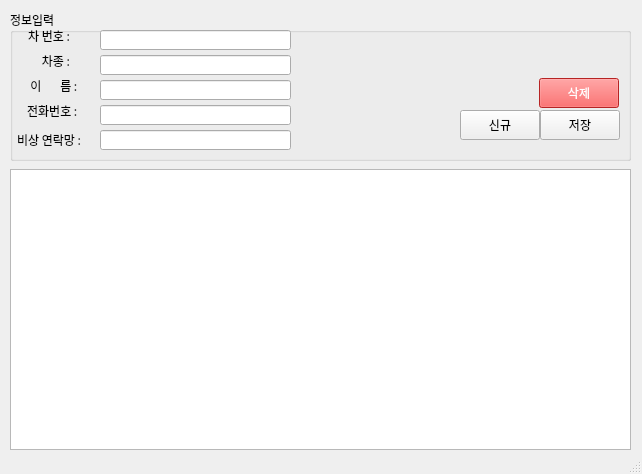
<?xml version="1.0" encoding="UTF-8"?>
<ui version="4.0">
 <class>MainWindow</class>
 <widget class="QMainWindow" name="MainWindow">
  <property name="geometry">
   <rect>
    <x>0</x>
    <y>0</y>
    <width>642</width>
    <height>474</height>
   </rect>
  </property>
  <property name="font">
   <font>
    <family>나눔고딕</family>
   </font>
  </property>
  <property name="windowTitle">
   <string>MainWindow</string>
  </property>
  <widget class="QWidget" name="centralwidget">
   <widget class="QWidget" name="verticalLayoutWidget">
    <property name="geometry">
     <rect>
      <x>10</x>
      <y>10</y>
      <width>621</width>
      <height>151</height>
     </rect>
    </property>
    <layout class="QVBoxLayout" name="verticalLayout">
     <item>
      <widget class="QGroupBox" name="groupBox">
       <property name="title">
        <string>정보입력</string>
       </property>
       <widget class="QLabel" name="label">
        <property name="geometry">
         <rect>
          <x>10</x>
          <y>70</y>
          <width>60</width>
          <height>12</height>
         </rect>
        </property>
        <property name="text">
         <string>이       름 : </string>
        </property>
        <property name="alignment">
         <set>Qt::AlignRight|Qt::AlignTrailing|Qt::AlignVCenter</set>
        </property>
       </widget>
       <widget class="QLineEdit" name="txtName">
        <property name="geometry">
         <rect>
          <x>90</x>
          <y>70</y>
          <width>191</width>
          <height>20</height>
         </rect>
        </property>
        <property name="inputMethodHints">
         <set>Qt::ImhDigitsOnly|Qt::ImhLatinOnly</set>
        </property>
        <property name="inputMask">
         <string/>
        </property>
        <property name="placeholderText">
         <string/>
        </property>
       </widget>
       <widget class="QLabel" name="label_3">
        <property name="geometry">
         <rect>
          <x>10</x>
          <y>95</y>
          <width>60</width>
          <height>12</height>
         </rect>
        </property>
        <property name="text">
         <string>전화번호 : </string>
        </property>
        <property name="alignment">
         <set>Qt::AlignRight|Qt::AlignTrailing|Qt::AlignVCenter</set>
        </property>
       </widget>
       <widget class="QLineEdit" name="txtPhone">
        <property name="geometry">
         <rect>
          <x>90</x>
          <y>95</y>
          <width>191</width>
          <height>20</height>
         </rect>
        </property>
        <property name="inputMethodHints">
         <set>Qt::ImhFormattedNumbersOnly</set>
        </property>
       </widget>
       <widget class="QLineEdit" name="txtCarNum">
        <property name="geometry">
         <rect>
          <x>90</x>
          <y>20</y>
          <width>191</width>
          <height>20</height>
         </rect>
        </property>
       </widget>
       <widget class="QLabel" name="label_4">
        <property name="geometry">
         <rect>
          <x>0</x>
          <y>20</y>
          <width>60</width>
          <height>12</height>
         </rect>
        </property>
        <property name="text">
         <string>차 번호 :</string>
        </property>
        <property name="alignment">
         <set>Qt::AlignRight|Qt::AlignTrailing|Qt::AlignVCenter</set>
        </property>
       </widget>
       <widget class="QLineEdit" name="txtSubPhone">
        <property name="geometry">
         <rect>
          <x>90</x>
          <y>120</y>
          <width>191</width>
          <height>20</height>
         </rect>
        </property>
       </widget>
       <widget class="QLabel" name="label_5">
        <property name="geometry">
         <rect>
          <x>0</x>
          <y>120</y>
          <width>71</width>
          <height>20</height>
         </rect>
        </property>
        <property name="text">
         <string>비상 연락망 :</string>
        </property>
        <property name="alignment">
         <set>Qt::AlignRight|Qt::AlignTrailing|Qt::AlignVCenter</set>
        </property>
       </widget>
       <widget class="QPushButton" name="btnNew">
        <property name="geometry">
         <rect>
          <x>450</x>
          <y>100</y>
          <width>80</width>
          <height>30</height>
         </rect>
        </property>
        <property name="text">
         <string>신규</string>
        </property>
       </widget>
       <widget class="QPushButton" name="btnSave">
        <property name="geometry">
         <rect>
          <x>530</x>
          <y>100</y>
          <width>80</width>
          <height>30</height>
         </rect>
        </property>
        <property name="text">
         <string>저장</string>
        </property>
       </widget>
       <widget class="QPushButton" name="btnDel">
        <property name="geometry">
         <rect>
          <x>529</x>
          <y>68</y>
          <width>80</width>
          <height>30</height>
         </rect>
        </property>
        <property name="accessibleDescription">
         <string/>
        </property>
        <property name="styleSheet">
         <string notr="true">background-color:rgb(255,50,50);
color:rgb(255,255,255)</string>
        </property>
        <property name="text">
         <string>삭제</string>
        </property>
       </widget>
       <widget class="QLineEdit" name="txtCarName">
        <property name="geometry">
         <rect>
          <x>90</x>
          <y>45</y>
          <width>191</width>
          <height>20</height>
         </rect>
        </property>
       </widget>
       <widget class="QLabel" name="label_9">
        <property name="geometry">
         <rect>
          <x>0</x>
          <y>45</y>
          <width>60</width>
          <height>12</height>
         </rect>
        </property>
        <property name="text">
         <string>차종 :</string>
        </property>
        <property name="alignment">
         <set>Qt::AlignRight|Qt::AlignTrailing|Qt::AlignVCenter</set>
        </property>
       </widget>
      </widget>
     </item>
    </layout>
   </widget>
   <widget class="QWidget" name="verticalLayoutWidget_2">
    <property name="geometry">
     <rect>
      <x>10</x>
      <y>169</y>
      <width>621</width>
      <height>281</height>
     </rect>
    </property>
    <layout class="QVBoxLayout" name="verticalLayout_2">
     <item>
      <widget class="QTableWidget" name="tblcarinfo"/>
     </item>
    </layout>
   </widget>
  </widget>
  <widget class="QStatusBar" name="stbCurrent"/>
 </widget>
 <resources/>
 <connections/>
</ui>
